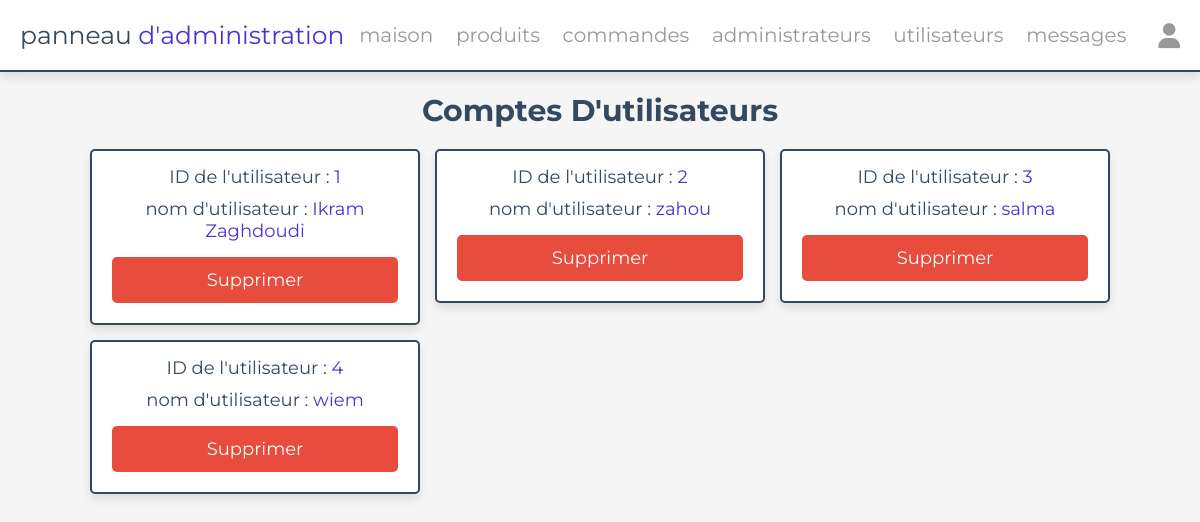
/admin/users_accounts.php (signed in), run on the app's committed database.
### tables this page shows
CREATE TABLE `users` (
  `id` int(100) NOT NULL,
  `name` varchar(20) NOT NULL,
  `email` varchar(50) NOT NULL,
  `number` varchar(10) NOT NULL,
  `password` varchar(50) NOT NULL,
  `address` varchar(500) NOT NULL
);

### admin/users_accounts.php (the view, shortened to what this page needs)
<?php
include '../components/connect.php';
?>
<!DOCTYPE html>
<html lang="en">
<head>
   <link rel="stylesheet" href="https://cdnjs.cloudflare.com/ajax/libs/font-awesome/6.1.1/css/all.min.css">
   <link rel="stylesheet" href="../css/admin_style.css">
</head>
<body>
<?php include '../components/admin_header.php' ?>
<section class="accounts">
   <h1 class="heading">comptes d'utilisateurs</h1>
   <div class="box-container">
   <?php
      $select_account = $conn->prepare("SELECT * FROM `users`");
      $select_account->execute();
      if($select_account->rowCount() > 0){
         while($fetch_accounts = $select_account->fetch(PDO::FETCH_ASSOC)){
   ?>
   <div class="box">
      <p> ID de l'utilisateur : <span><?= $fetch_accounts['id']; ?></span> </p>
      <p> nom d'utilisateur : <span><?= $fetch_accounts['name']; ?></span> </p>
      <a href="users_accounts.php?delete=<?= $fetch_accounts['id']; ?>" class="delete-btn" onclick="return confirm('supprimer ce compte ?');">supprimer</a>
   </div>
   <?php
      }
   }else{
      echo '<p class="empty">aucun compte disponible</p>';
   }
   ?>
   </div>
</section>
</body>
</html>

### css/admin_style.css (style rules this page uses)
:root { --main-color:#4834d4; --red:#e74c3c; --orange:#f39c12; --black:#34495e; --white:#fff; --light-bg:#f5f5f5; --light-color:#999; --border:.2rem solid var(--black); --box-shadow:0 .5rem 1rem rgba(0,0,0,.1); }
* { font-family: 'Montserrat', sans-serif; margin:0; padding:0; box-sizing: border-box; text-decoration: none; outline: none; border:none; }
html { font-size: 62.5%; overflow-x: hidden; }
body { background-color: var(--light-bg); }
section { max-width: 1200px; margin:0 auto; padding:2rem; }
.btn, .delete-btn, .option-btn { display: block; margin-top: 1rem; border-radius: .5rem; cursor: pointer; width: 100%; font-size: 1.8rem; color:var(--white); padding:1.2rem 3rem; text-transform: capitalize; text-align: center; }
.delete-btn { background-color: var(--red); }
.heading { text-align: center; margin-bottom: 2rem; text-transform: capitalize; color:var(--black); font-size: 3rem; }
.accounts .box-container { display: grid; grid-template-columns: repeat(auto-fit, 33rem); gap:1.5rem; justify-content: center; align-items: flex-start; }
.accounts .box-container .box { background-color: var(--white); border-radius: .5rem; box-shadow: var(--box-shadow); border:var(--border); padding:2rem; padding-top: 1rem; text-align: center; }
.accounts .box-container .box p { padding: .5rem 0; font-size: 1.8rem; color:var(--black); }
.accounts .box-container .box p span { color:var(--main-color); }

### data on the page
users: id "1", name "Ikram Zaghdoudi"
users: id "2", name "zahou"
users: id "3", name "salma"
users: id "4", name "wiem"
